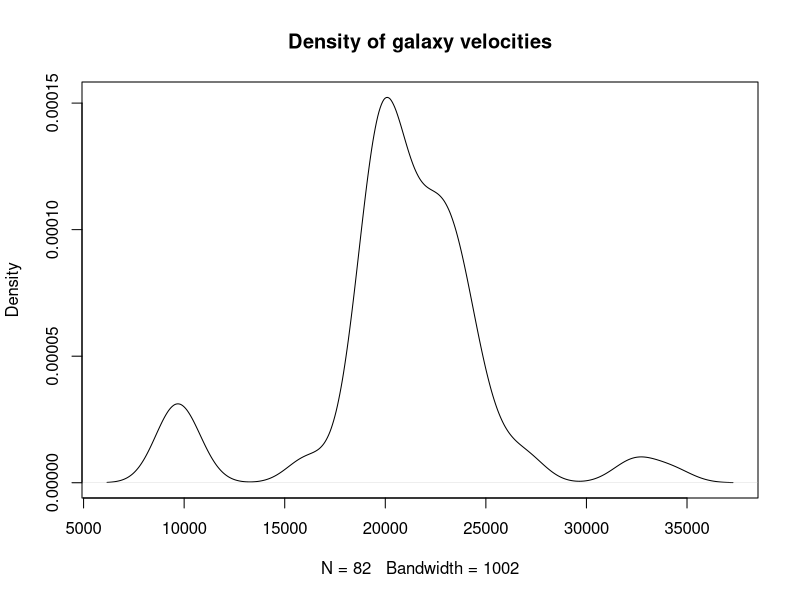

Generate this figure with R: (Note: this script raises an error after producing the figure.)
#,Author:,Raul
#,Class:,Statistical,Computing
#,Assignment:,homework,5
#,Date:,20231002

set.seed(20231002)
rm(list=ls())


vel<-c(9172 , 9350, 9558, 9775,10406,16084,18419,18552,18927,19052,19330,
       19343,19440,19473,19541,19547,19846,19856,19914,19918,19989,20166,
       20179,20196,20221,20415,20795,20821,20875,20986,21492,21701,21921,
       21960,22209,22242,22314,22374,22746,22747,22914,23206,23263,23484,
       23542,23666,23711,23413,24289,24366,24990,25633,26995,32065,34279,
       9483 ,10227,16170,18600,19070,19349,19529,19663,19863,19973,20175,
       20215,20629,20846,21137,21814,21185,22249,22495,22888,23241,23538,
       23706,24285,24717,26960,32789)

plot(density(vel), main = "Density of galaxy velocities")

x <- vel

sum.finite <- function(x){ sum(x[is.finite(x)]) }

Q <- function(mu1, mu2, mu3, p1, p2, p3, sigma1, sigma2, sigma3){
  
  pj_norm_sum <- (p1 * dnorm(x, mu1, sigma1)) + 
                 (p2 * dnorm(x, mu2, sigma2)) + 
                 (p3 * dnorm(x, mu3, sigma3))
  
  gamma1 <- p1*dnorm(x, mu1, sigma1)/(pj_norm_sum)
  gamma2 <- p2*dnorm(x, mu2, sigma2)/(pj_norm_sum)
  gamma3 <- p3*dnorm(x, mu3, sigma3)/(pj_norm_sum)
  
  sum.finite(gamma1 * (log(p1) -log(sigma1*sqrt(2*pi)) - ((x-mu1)^2/(2*sigma1^2))) + 
             gamma2 * (log(p2) -log(sigma2*sqrt(2*pi)) - ((x-mu2)^2/(2*sigma2^2))) +   
             gamma3 * (log(p3) -log(sigma3*sqrt(2*pi)) - ((x-mu3)^2/(2*sigma3^2)))
  )
  
}

K <- 3
theta_start <- list(m1 = 2502,
                    m2 = 5005,
                    m3 = 3966,
                    sigma1 = 4220,
                    sigma2 = 3691,
                    sigma3 = 5123,
                    p1 = 0.3,
                    p2 = 0.4,
                    p3 = 0.3)



EM_me <- function(I=100, criterion = 0.05, x) {
  
  mu1 = theta_start[[1]]
  mu2 = theta_start[[2]]
  mu3 = theta_start[[3]]
  sigma1 = theta_start[[4]]
  sigma2 = theta_start[[5]]
  sigma3 = theta_start[[6]]
  p1 = theta_start[[7]]
  p2 = theta_start[[8]]
  p3 = theta_start[[9]]
  
  Q_start <- Q(mu1, mu2, mu3, p1, p2, p3, sigma1, sigma2, sigma3)
  print(paste0("Q start = ", Q_start))
  
  Qval = Q_start + 10
  #while(abs(Q_start - Qval)>=criterion) {
  for(i in 1:I){
    #I <- I + 1
    pj_norm_sum <- (p1 * dnorm(x, mu1, sigma1)) + 
                   (p2 * dnorm(x, mu2, sigma2)) + 
                   (p3 * dnorm(x, mu3, sigma3))
  
    gamma1 <- p1*dnorm(x, mu1, sigma1) / pj_norm_sum
    gamma2 <- p2*dnorm(x, mu2, sigma2) / pj_norm_sum
    gamma3 <- p3*dnorm(x, mu3, sigma3) / pj_norm_sum

    mu1 <- sum.finite(gamma1*x) / sum.finite(gamma1)
    mu2 <- sum.finite(gamma2*x) / sum.finite(gamma2)
    mu3 <- sum.finite(gamma3*x) / sum.finite(gamma3)
  
    sigma1 <- sqrt(sum.finite((gamma1*(x-mu1)^2)) / sum.finite(gamma1))
    sigma2 <- sqrt(sum.finite((gamma2*(x-mu1)^2)) / sum.finite(gamma2))
    sigma3 <- sqrt(sum.finite((gamma3*(x-mu1)^2)) / sum.finite(gamma3))
  
    p1     <- sum.finite(gamma1)/length(x)
    p2     <- sum.finite(gamma2)/length(x)
    p3     <- sum.finite(gamma3)/length(x)
    
    Qval <- Q(mu1, mu2, mu3, p1, p2, p3, sigma1, sigma2, sigma3)

  }
  print(paste0("after ", I, " iterations we get Q=", Qval))
  
  res <- list(Qstart = Q_start, 
              Qfinal = Qval, 
              p1=p1, p2=p2, p3=p3, 
              mu1=mu1, mu2=mu2, mu3=mu3, 
              sigma1=sigma1, sigma2=sigma2, sigma3=sigma3)
  return(res)
}

myresults <- EM_me(I=54, x=vel)

gm <- mixtools::normalmixEM(x, k=3, lambda=c(0.3,0.4,0.3), mu=c(2502,5005,3966), sigma=c(4220,3691,5123))

save.image("hw/hw6_en.RData")
